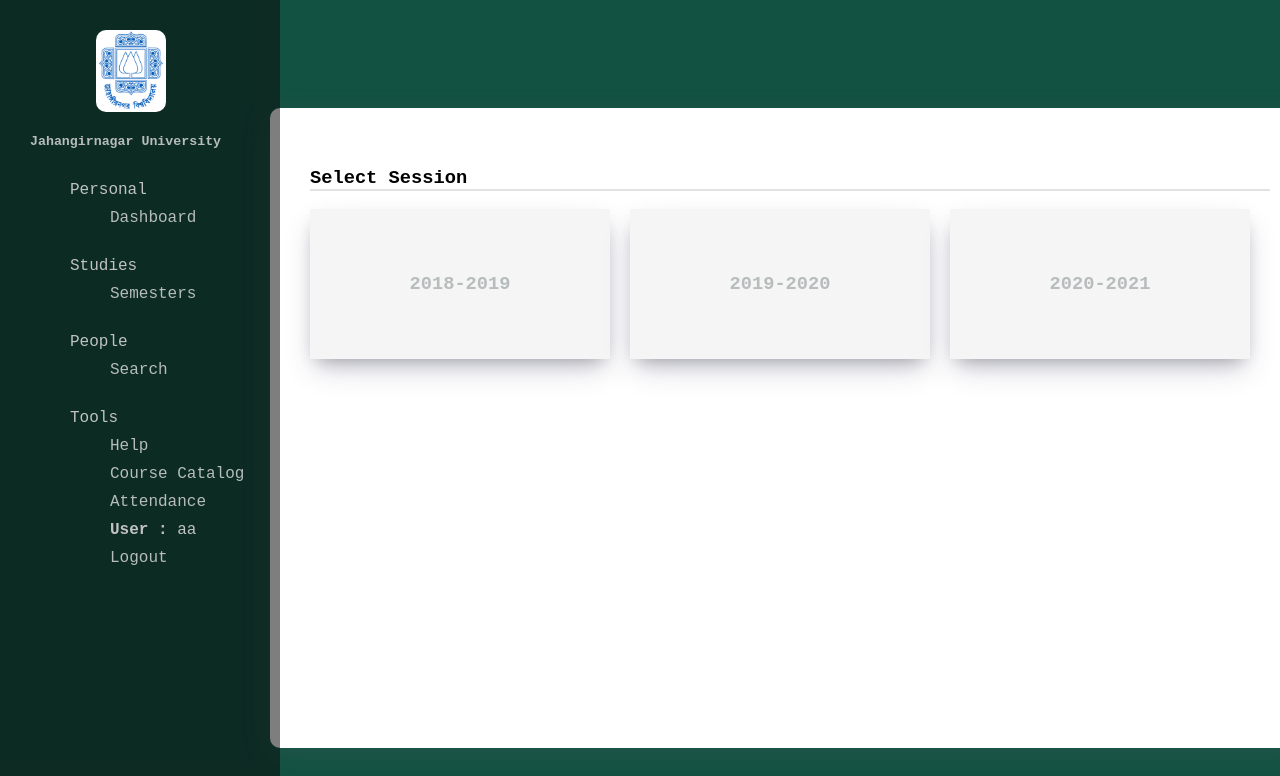
/preclass/ (signed in), run on the app's committed database.
### omorapp/models.py (models this page shows, shortened)
class Session(models.Model):
    session=models.IntegerField(default=0)

### omorapp/views.py (the view)
# urls.py: path('preclass/',views.preclass,name='preclass'),
def preclass(request):
    session=Session.objects.filter()
    cont={'session':session}
    return render(request,'preclass.html',cont)

### templates/preclass.html (shortened to what this page needs)
{%extends 'home.html'%} {%block body%}
<!DOCTYPE html>
<html lang="en">
  <head>
  </head>
  <body>
    <div class="con">
      <h3 class="header">Select Session</h3>
      <div class="kur">
        {%for o in session%}
        <a href="/class/{{o.session}}">
          <h3>{{o.session}}-{{o.session|add:1}}</h3>
        </a>
        {%endfor%}
      </div>
    </div>
  </body>
</html>
{%endblock body%}

### templates/home.html (shortened to what this page needs)
<!DOCTYPE html>
<html lang="en">
  <head>
  </head>
  <body>
    <div class="content">
      {%load static%}
      <img src="{%static '../static/logo-ju-small.png'%}" alt="" />
      <h5>
        <a href="/"> Jahangirnagar University </a>
      </h5>
      <ul>
        <label for="">Personal</label>
        <ul>
          <a href="/dashboard">
            <li>Dashboard</li>
          </a>
        </ul>
        <label for="">Studies</label>
        <ul>
          <a href="/preclass">
            <li>Semesters</li>
          </a>
        </ul>
        <label for="">People</label>
        <ul>
          <a href="/search">
            <li>Search</li>
          </a>
        </ul>
        <label for="">Tools</label>
        <ul>
          <a href="">
            <li>Help</li>
          </a>
          <a href="/catalog">
            <li>Course Catalog</li>
          </a>
          <a href="/preat">
            <li>Attendance</li>
          </a>
            <li><b>User : </b>{{user}}</li>
          <li> <a href="/logout">Logout</a></li>
        </ul>
      </ul>
    </div>
    {%block body%}{%endblock body%}
  </body>
</html>

### templates/home.html (style rules this page uses)
body { background: rgba(13, 78, 62, 0.976); position: relative; display: flex; justify-content: center; align-items: center; overflow-x: hidden; font-family: "Courier New", Courier, monospace; }
.content { display: flex; justify-content: flex-start; align-items: flex-start; flex-direction: column; background: rgba(9, 8, 8, 0.523); width: 220px; padding: 30px; height: 830px; position: fixed; top: 0; left: 0; color: rgb(193, 195, 195); }
.content ul { margin-top: 10px; list-style: none; margin-bottom: 30px; }
.content ul li { margin-bottom: 10px; }
.content img { margin-left: 30%; width: 70px; border-radius: 10px; }
a { text-decoration: none; color: rgb(183, 188, 188); }

### templates/preclass.html (style rules this page uses)
.con { margin-left: 300px; background: white; width: 90vw; margin-top: 100px; border-radius: 10px; box-shadow: rgba(100, 100, 111, 0.2) 0px 7px 29px 0px; padding: 40px; height: 70vh; }
.header { border-bottom: 2px solid rgba(153, 152, 152, 0.277); }
.kur { display: flex; justify-content: flex-start; align-items: center; }
.kur > * { display: flex; justify-content: center; align-items: center; width: 300px; height: 150px; background: whitesmoke; margin-right: 20px; box-shadow: rgba(50, 50, 93, 0.25) 0px 13px 27px -5px, rgba(0, 0, 0, 0.3) 0px 8px 16px -8px; }

### data on the page
Session: session "2018", session|add "2019"
Session: session "2019", session|add "2020"
Session: session "2020", session|add "2021"

### other printed values
{{ user }} "aa"
